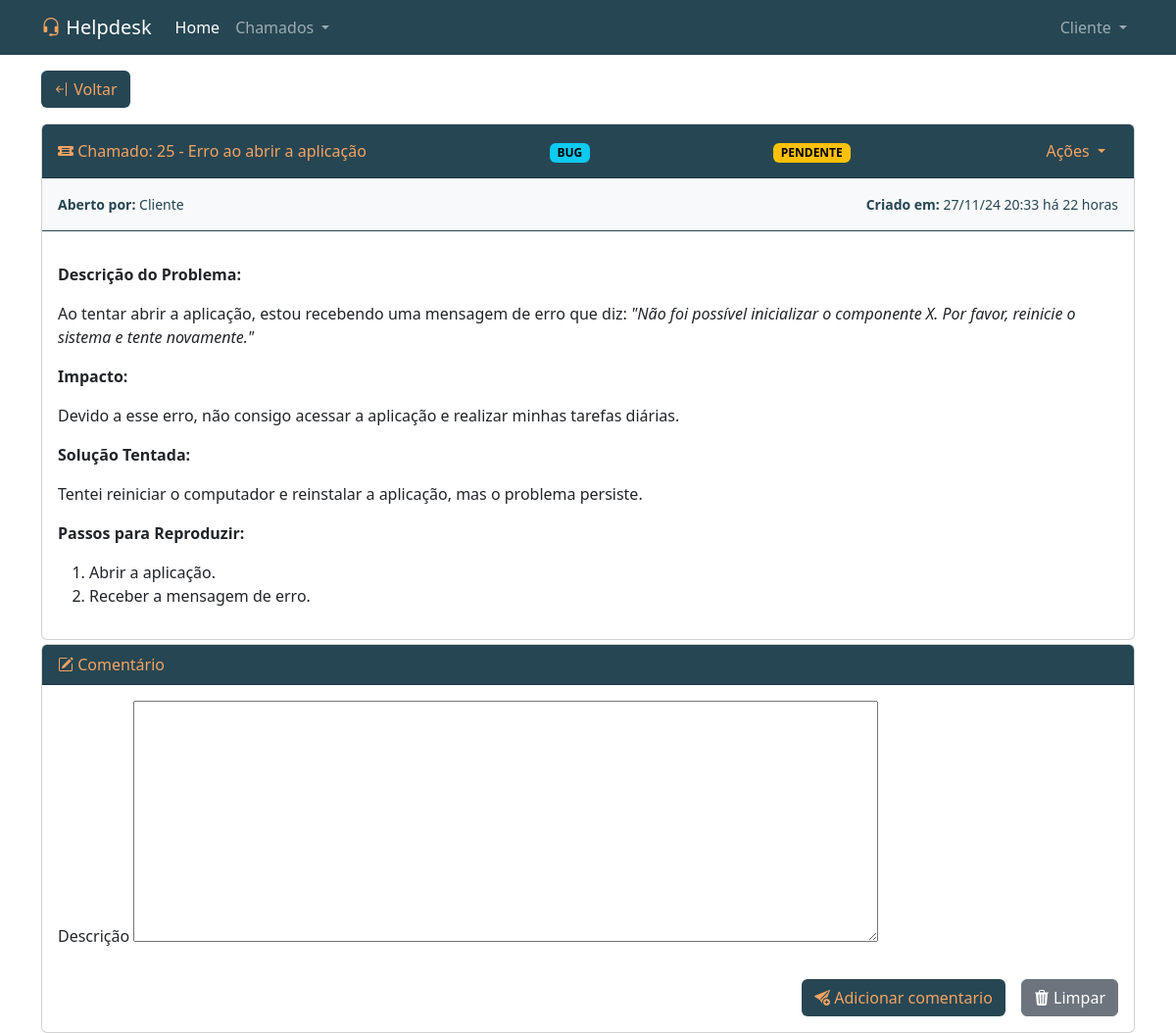
The app's page /ver_chamado.php?id=25 (signed in) with its own data.
### tables this page shows
CREATE TABLE chamados (
	id INTEGER NOT NULL PRIMARY KEY AUTOINCREMENT,
	titulo TEXT NOT NULL,
	categoria TEXT NOT NULL,
	status TEXT DEFAULT ('pendente') NOT NULL,
	descricao INTEGER NOT NULL,
	criado_em TEXT NOT NULL,
	usuario_id INTEGER NOT NULL,
	atendente_id INTEGER,
	atualizado_em TEXT,
	deletado_em TEXT
);

CREATE TABLE usuarios (
    id INTEGER PRIMARY KEY AUTOINCREMENT,
    nome TEXT NOT NULL,
    email TEXT NOT NULL,
    senha TEXT NOT NULL,
    adm INTEGER DEFAULT 0 NOT NULL,
    atendente INTEGER DEFAULT 0 NOT NULL,
    usuario INTEGER DEFAULT 1 NOT NULL
);

### ver_chamado.php (the view, shortened to what this page needs)
<!doctype html>
<html lang="pt-Br">
<head>
    <?php
    include_once('./funcs/scripts_head.php');
    ?>
</head>
<body style="height: calc(100vh - 93px);" class="">
    <header>
        <?php include('./templates/top-navbar.php'); ?>
    </header>
    <main class=" h-100 ">
        <div class="container h-100">
            <div class="row">
                <div class="col-md-12">
                    <?php
                    require './funcs/cnx.php';
                    $chamado_id = isset($_GET['id']) ? $_GET['id'] : null;
                    try {
                        if ((isset($_SESSION['usuario']['adm']) && $_SESSION['usuario']['adm']) || (isset($_SESSION['usuario']['atendente']) && $_SESSION['usuario']['atendente'])) {
                            $stmt = $pdo->prepare("SELECT * FROM chamados WHERE id = :chamado_id;");
                            $stmt->bindParam(':chamado_id', $chamado_id, PDO::PARAM_INT);
                            $stmt->execute();
                            $chamado = $stmt->fetch(PDO::FETCH_ASSOC);
                        } else if ((isset($_SESSION['usuario']['usuario']) && $_SESSION['usuario']['usuario']) && (isset($_SESSION['usuario']['adm']) && !$_SESSION['usuario']['adm'])  && (isset($_SESSION['usuario']['atendente']) && !$_SESSION['usuario']['atendente'])) {
                            $usuario_id = $_SESSION['usuario']['id'];
                            $stmt = $pdo->prepare("SELECT * FROM chamados WHERE id = :chamado_id AND usuario_id = :usuario_id;");
                            $stmt->bindParam(':chamado_id', $chamado_id, PDO::PARAM_INT);
                            $stmt->bindParam(':usuario_id', $usuario_id, PDO::PARAM_INT);
                            $stmt->execute();
                            $chamado = $stmt->fetch(PDO::FETCH_ASSOC);
                        };
                    } catch (PDOException $e) {
                        echo "Erro ao executar a consulta: " . $e->getMessage();
                    };
                    ?>
                    <div class="mt-3 text-start d-flex d-flex justify-content-between align-items-center">
                        <div>
                            <a
                                href="consultar_chamados.php"
                                class="btn botao-primario">
                                <i class="bi bi-arrow-bar-left"></i> Voltar
                            </a>
                        </div>
                    </div>
                    <div class="card mt-md-3 mt-2">
                        <?php
                        $status_badge = 'secondary';
                        if ($chamado['status'] == 'pendente') {
                            $status_badge = 'warning';
                        } else if ($chamado['status'] == 'aberto') {
                            $status_badge = 'info';
                        } else if ($chamado['status'] == 'fechado') {
                            $status_badge = 'dark';
                        } else if ($chamado['status'] == 'resolvido') {
                            $status_badge = 'success';
                        };
                        ?>
                        <div class="card-header bg-primario texto-laranja  d-md-flex justify-content-between align-items-center">
                            <div class="">
                                <i class="bi bi-ticket-detailed-fill"></i> Chamado: <?php echo $chamado['id']; ?> - <?php echo $chamado['titulo'] ?>
                            </div>
                            <div>
                            <?php echo '<span class="badge text-bg-info">' . strtoupper($chamado['categoria']) . '</span>' ?>
                            </div>
                            <div>
                                <?php echo '<span class="badge text-bg-' . $status_badge . '">' . strtoupper($chamado['status']) . '</span>' ?>
                            </div>
                            <?php
                            if ($chamado['status'] == 'pendente' || $chamado['status'] == 'aberto') {
                            ?>
                                <div>
                                    <div class="dropdown">
                                        <button class="btn botao-primario dropdown-toggle" type="button" data-bs-toggle="dropdown" aria-expanded="false">
                                            Ações
                                        </button>
                                    </div>
                                </div>
                            <?php
                            };
                            ?>
                        </div>
                        <div class="bg-light pt-3 pb-3 ps-3 pe-3 d-md-flex justify-content-between align-items-center border-primario border-bottom">
                            <?php
                            $timestamp = $chamado['criado_em'];
                            $dataFormatada = date('d/m/y H:i', strtotime($timestamp));
                            $dataAtual = date("Y-m-d H:i:s");
                            $dataAtualTimestamp = strtotime($dataAtual);
                            $tempoDecorridoSegundos = $dataAtualTimestamp - strtotime($timestamp);
                            function calcularTempoDecorrido($segundos)
                            {
                                $minutos = floor($segundos / 60);
                                $horas = floor($minutos / 60);
                                $dias = floor($horas / 24);
                                $meses = floor($dias / 30);
                                $anos = floor($meses / 12);
                                if ($anos > 0) {
                                    $meses = $meses % 12;
                                    $dias = $dias % 30;
                                    return "<span class=''>há $anos anos, $meses meses e $dias dias</span>";
                                } elseif ($meses > 0) {
                                    $dias = $dias % 30;
                                    return "<span class=''>há $meses meses e $dias dias</span>";
                                } elseif ($dias > 0) {
                                    return "<span class=''>há $dias dias</span>";
                                } elseif ($horas > 0) {
                                    return "<span class=''>há $horas horas</span>";
                                } else {
                                    return "<span class=''>há $minutos minutos</span>";
                                }
                            };
                            $tempoDecorrido = calcularTempoDecorrido($tempoDecorridoSegundos);
                            ?>
                            <div>
                                <p class="small mb-0 texto-primario">
                                    <?php
                                    $stmt = $pdo->prepare("SELECT * FROM usuarios WHERE id = :usuario_id;");
                                    $stmt->bindParam(':usuario_id', $chamado['usuario_id'], PDO::PARAM_INT);
                                    $stmt->execute();
                                    $cliente = $stmt->fetch(PDO::FETCH_ASSOC);
                                    echo '<span class="fw-bold">Aberto por: </span> ' . $cliente['nome'];
                                    ?>
                                </p>
                            </div>
                            <div>
                                <p class="small mb-0 texto-primario "><?php echo '<span class="fw-bold">Criado em: </span>' . $dataFormatada; ?> <?php echo $tempoDecorrido; ?></p>
                            </div>
                        </div>
                        <div class="card-body">
                            <div>
                                <p><?php echo $chamado['descricao'] ?></p>
                            </div>
                        </div>
                    </div>
                    <?php
                    if (($chamado['atendente_id'] == $_SESSION['usuario']['id'] && $chamado['status'] == 'aberto')  || ($chamado['usuario_id'] == $_SESSION['usuario']['id'] and $chamado['status'] == 'aberto') || ($chamado['usuario_id'] == $_SESSION['usuario']['id'] and $chamado['status'] == 'pendente')) {
                    ?>
                        <div class="card mt-1">
                            <div class="card-header bg-primario texto-laranja "> <i class="bi bi-pencil-square"></i> Comentário</div>
                            <div class="card-body">
                                <form action="./funcs/adicionar_comentario_post.php" method="post" enctype="multipart/form-data">
                                    <div class="mb-3">
                                        <label for="editor" class="form-label">Descrição</label>
                                        <textarea name="descricao" id="editor" rows="10" cols="80" required></textarea>
                                    </div>
                                    <div class="d-grid gap-2 d-md-flex justify-content-md-end mt-4">
                                        <button class="btn botao-primario me-md-2 " type="submit"><i class="bi bi-send-plus-fill"></i> Adicionar comentario</button>
                                        <button class="btn btn-secondary" type="reset"><i class="bi bi-trash3-fill"></i> Limpar</button>
                                    </div>
                                </form>
                            </div>
                        </div>
                    <?php
                    };
                    ?>
                </div>
            </div>
        </div>
    </main>
</body>
</html>

### assets/estilos.css (style rules this page uses)
.texto-primario { color: #264653 !important; }
.texto-laranja { color: #f4a261 !important; }
.bg-primario { background: #264653 !important; }
.botao-primario { background: #264653 !important; color: #f4a261 !important; }
.border-primario { border-color: #264653 !important; }

### records on screen
chamados: id "25", titulo "Erro ao abrir a aplicação", categoria "BUG", status "PENDENTE", criado_em "27/11/24 20:33", criado_em "22", descricao "Descrição do Problema: Ao tentar abrir a aplicação, estou recebendo uma mensagem de erro que diz: \"Não foi possível inicializar o componente X. Por favor, reinicie o sistema e tente novamente.\" Impacto: Devido a esse erro, não consigo acessar a aplicação e realizar minhas tarefas diárias. Solução Tentada: Tentei reiniciar o computador e reinstalar a aplicação, mas o problema persiste. Passos para Reproduzir: Abrir a aplicação. Receber a mensagem de erro."
usuarios: nome "Cliente"

### other values on screen
$nomeSobrenome "Cliente"
